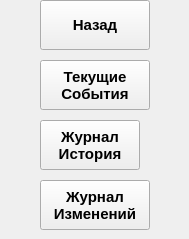
     <widget class="QWidget" name="Settings_Journal_Buttons_page">
      <widget class="QLabel" name="return_to_settings_main_buttons_label_2">
       <property name="geometry">
        <rect>
         <x>0</x>
         <y>0</y>
         <width>40</width>
         <height>50</height>
        </rect>
       </property>
       <property name="text">
        <string/>
       </property>
      </widget>
      <widget class="QPushButton" name="return_to_settings_main_buttons_pushButton_2">
       <property name="geometry">
        <rect>
         <x>40</x>
         <y>0</y>
         <width>110</width>
         <height>50</height>
        </rect>
       </property>
       <property name="font">
        <font>
         <family>Arial</family>
         <pointsize>11</pointsize>
         <weight>75</weight>
         <bold>true</bold>
        </font>
       </property>
       <property name="text">
        <string>Назад</string>
       </property>
      </widget>
      <widget class="QPushButton" name="go_to_journal_current_events_page_pushButton">
       <property name="geometry">
        <rect>
         <x>40</x>
         <y>60</y>
         <width>110</width>
         <height>50</height>
        </rect>
       </property>
       <property name="font">
        <font>
         <family>Arial</family>
         <pointsize>11</pointsize>
         <weight>75</weight>
         <bold>true</bold>
        </font>
       </property>
       <property name="text">
        <string>Текущие
События</string>
       </property>
      </widget>
      <widget class="QPushButton" name="go_to_journal_changes_page_pushButton">
       <property name="geometry">
        <rect>
         <x>40</x>
         <y>180</y>
         <width>110</width>
         <height>50</height>
        </rect>
       </property>
       <property name="font">
        <font>
         <family>Arial</family>
         <pointsize>11</pointsize>
         <weight>75</weight>
         <bold>true</bold>
        </font>
       </property>
       <property name="text">
        <string>Журнал
Изменений</string>
       </property>
      </widget>
      <widget class="QLabel" name="go_to_journal_current_events_page_label">
       <property name="geometry">
        <rect>
         <x>0</x>
         <y>60</y>
         <width>40</width>
         <height>50</height>
        </rect>
       </property>
       <property name="text">
        <string/>
       </property>
      </widget>
      <widget class="QLabel" name="go_to_journal_changes_page_label">
       <property name="geometry">
        <rect>
         <x>0</x>
         <y>180</y>
         <width>40</width>
         <height>50</height>
        </rect>
       </property>
       <property name="text">
        <string/>
       </property>
      </widget>
      <widget class="QPushButton" name="go_to_journal_history_page_pushButton">
       <property name="geometry">
        <rect>
         <x>40</x>
         <y>120</y>
         <width>100</width>
         <height>50</height>
        </rect>
       </property>
       <property name="font">
        <font>
         <family>Arial</family>
         <pointsize>11</pointsize>
         <weight>75</weight>
         <bold>true</bold>
        </font>
       </property>
       <property name="text">
        <string>Журнал
История</string>
       </property>
      </widget>
      <widget class="QLabel" name="go_to_journal_history_page_label">
       <property name="geometry">
        <rect>
         <x>0</x>
         <y>120</y>
         <width>40</width>
         <height>50</height>
        </rect>
       </property>
       <property name="text">
        <string/>
       </property>
      </widget>
      <widget class="QLabel" name="label_43">
       <property name="geometry">
        <rect>
         <x>150</x>
         <y>180</y>
         <width>30</width>
         <height>50</height>
        </rect>
       </property>
       <property name="text">
        <string/>
       </property>
      </widget>
      <widget class="QLabel" name="label_45">
       <property name="geometry">
        <rect>
         <x>150</x>
         <y>60</y>
         <width>30</width>
         <height>50</height>
        </rect>
       </property>
       <property name="text">
        <string/>
       </property>
      </widget>
      <widget class="QLabel" name="label_46">
       <property name="geometry">
        <rect>
         <x>140</x>
         <y>120</y>
         <width>40</width>
         <height>50</height>
        </rect>
       </property>
       <property name="text">
        <string/>
       </property>
      </widget>
     </widget>
